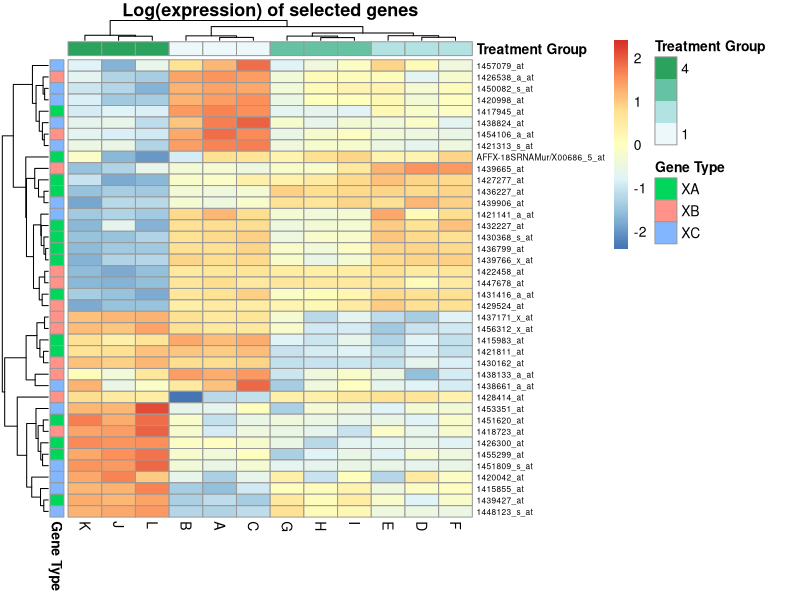
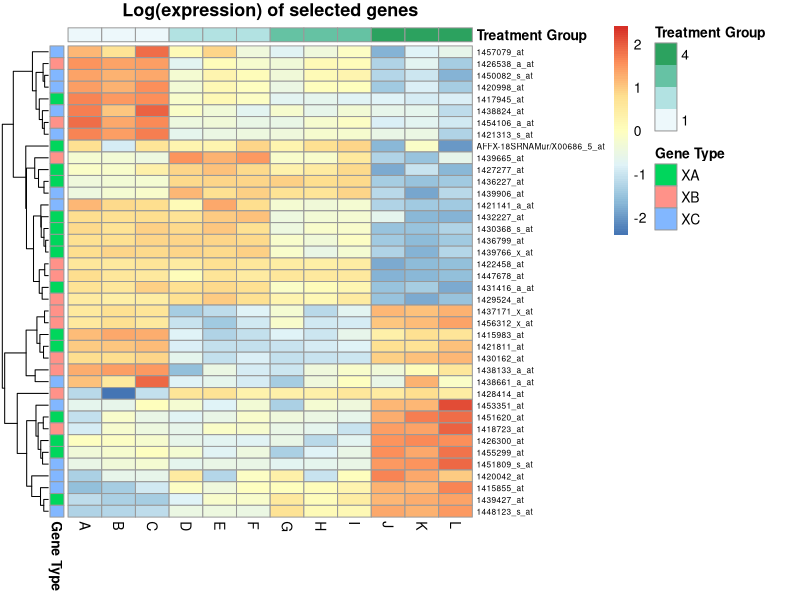
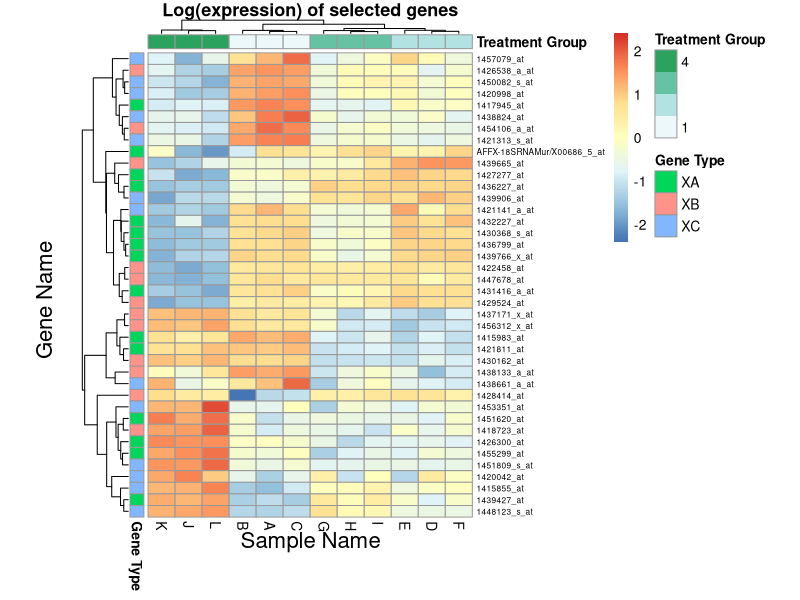
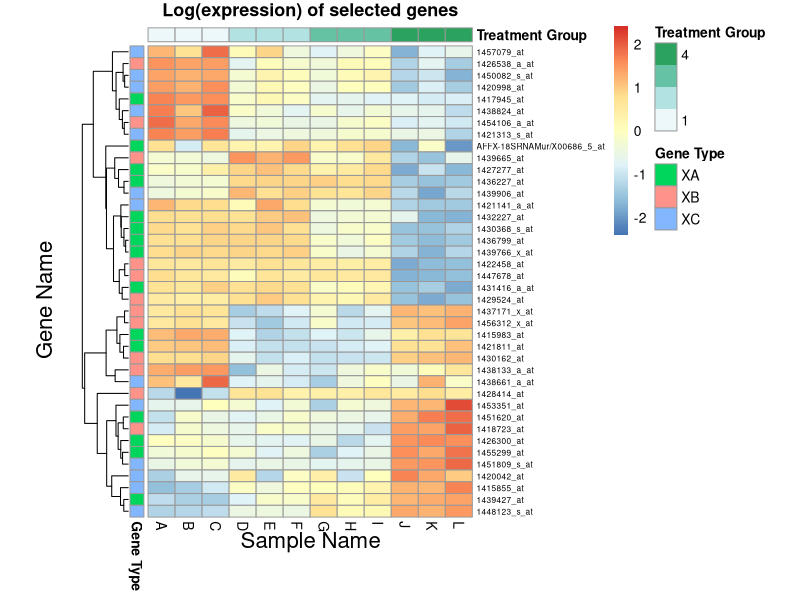

Write the R code that produced these figures, in order.


#Acquire data, check for zeros, log transform 

data_all <- read.table(file= "data_all.csv",header=T,sep=",")

gene_annotation <- read.table(file= "gene_annotation.csv",header=T,sep=",")

sample_annotation <- read.table(file= "sample_annotation.csv",header=T,sep=",")

data_all_df <- as.data.frame(data_all[1:200, 2:13])

zero_test <- function(df, find=0) {
  all_data_matrix <- as.matrix(df)
  count <- 0
  zero_positions <- c()
  for (i in all_data_matrix){
    count = count + 1
    if (i == find){
      print("Zero value found at position:")
      print(count)
      zero_positions <- c(zero_positions, count)
    }
  }
  return(zero_positions)
}


mimimum_test <- function(df, min=1) {
  all_data_matrix <- as.matrix(df)
  count <- 0
  min_positions <- c()
  for (i in all_data_matrix){
    count = count + 1
    if (i < min){
      print("Filter value:")
      print(i)
      print("Found at position:")
      print(count)
      min_positions <- c(min_positions, count)
    }
  }
  return(min_positions)
}



change_values <- function(df, find=0, change=1) {
  all_data_matrix <- as.matrix(df)
  find_matrix <- all_data_matrix <= find
  all_data_matrix[find_matrix] <- change
  all_data_df <- as.data.frame(all_data_matrix)
  return(all_data_df)
}


zeros <- zero_test(data_all_df)
filter_response = 'n'

if (is.null(zeros) == FALSE){
  print("Zero values found in data")
  filter_response <- readline(prompt="Filter Data to change Zeros to Ones? (y/n): ")
}


if (filter_response == "y"|| filter_response == "yes") {
  data_all_df <- change_values(all_data_df)
}


data_all_log <- log(data_all_df)


#Annotate data and format for pheatmap 
gene_list <- read.delim("genelist_7.txt")

gene_vec <- unlist(gene_list)

uniq_gene_vec <- sort(unique(gene_vec))

selected_genes <- data_all_log[uniq_gene_vec,1:12]

gene_names <- as.data.frame(gene_annotation[uniq_gene_vec,3:4])

labeled_data <- cbind(gene_names,selected_genes)

labeled_data_matrix <- as.matrix(labeled_data[,3:14])

rownames(labeled_data_matrix) = gene_names[,2]


#Generate pheatmaps 
library(pheatmap)

genetype_annotate <- data.frame("Type" = labeled_data$Type)

rownames(genetype_annotate) = rownames(labeled_data_matrix)

colnames(genetype_annotate) = "Gene Type"

treatment_annotate <- data.frame(Treatment = sample_annotation$TreatmentGroup)

rownames(treatment_annotate) = colnames(labeled_data_matrix)

colnames(treatment_annotate) = 'Treatment Group'


pheatmap(labeled_data_matrix, scale='row', fontsize_row = 6, 
         annotation_row=genetype_annotate, 
         annotation_col=treatment_annotate, 
         main = "Log(expression) of selected genes", 
         treeheight_col = 10, treeheight_row = 30)


pheatmap(labeled_data_matrix, scale='row', fontsize_row = 6, 
         annotation_row=genetype_annotate, 
         annotation_col=treatment_annotate, 
         main = "Log(expression) of selected genes", 
         cluster_cols = FALSE, treeheight_row = 30)



library(grid)


setHook("grid.newpage", function() pushViewport(viewport(x=1,y=1,width=0.9, height=1.0, name="vp", just=c("right","top"))), action="prepend")
pheatmap(labeled_data_matrix, scale='row', fontsize_row = 6, annotation_row=genetype_annotate, annotation_col=treatment_annotate, main = "Log(expression) of selected genes", treeheight_col = 5, treeheight_row = 30)
setHook("grid.newpage", NULL, "replace")
grid.text("Sample Name", x=0.32, y=0.1, gp=gpar(fontsize=16))
grid.text("Gene Name", x=-0.05, rot=90, gp=gpar(fontsize=16))


setHook("grid.newpage", function() pushViewport(viewport(x=1,y=1,width=0.9, height=1, name="vp", just=c("right","top"))), action="prepend")
pheatmap(labeled_data_matrix, scale='row', fontsize_row = 6, annotation_row=genetype_annotate, annotation_col=treatment_annotate, main = "Log(expression) of selected genes", cluster_cols = FALSE, treeheight_row = 30)
setHook("grid.newpage", NULL, "replace")
grid.text("Sample Name", x=0.32, y=0.1, gp=gpar(fontsize=16))
grid.text("Gene Name", x=-0.05, rot=90, gp=gpar(fontsize=16))





